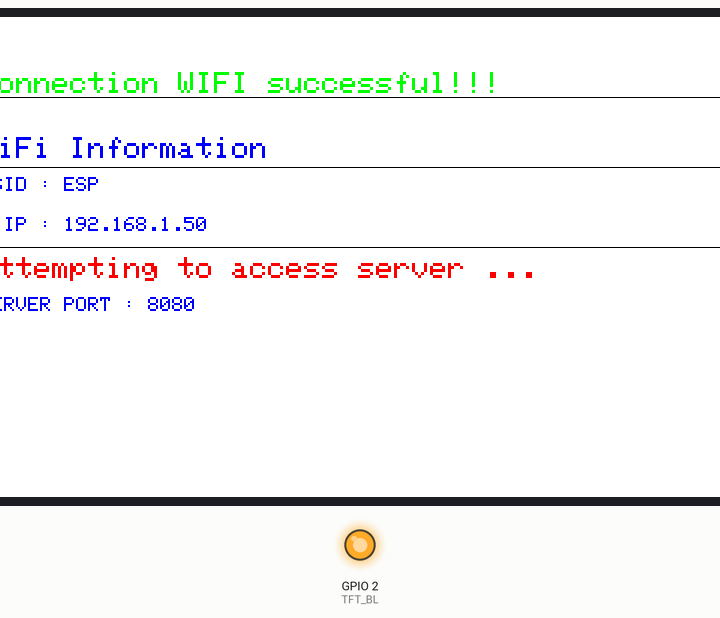
The sketch below on a simulated ESP32-S3. On the bench: 800×480 colour display, output pins drawn as LEDs (lit = HIGH). WiFi joins after 1.5 s; servers stay silent unless stated; what the sketch prints to the serial monitor is not drawn.

Above: at 2.4 s.
At 4.1 s:
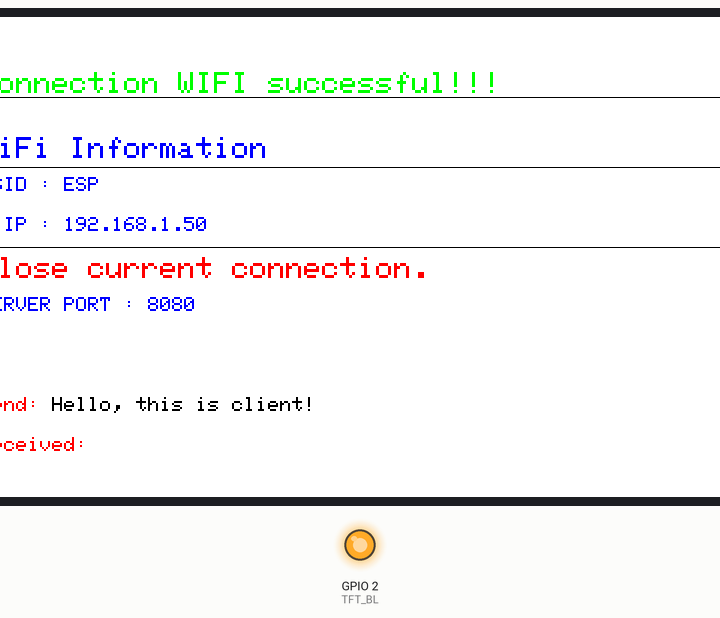
At 9.4 s:
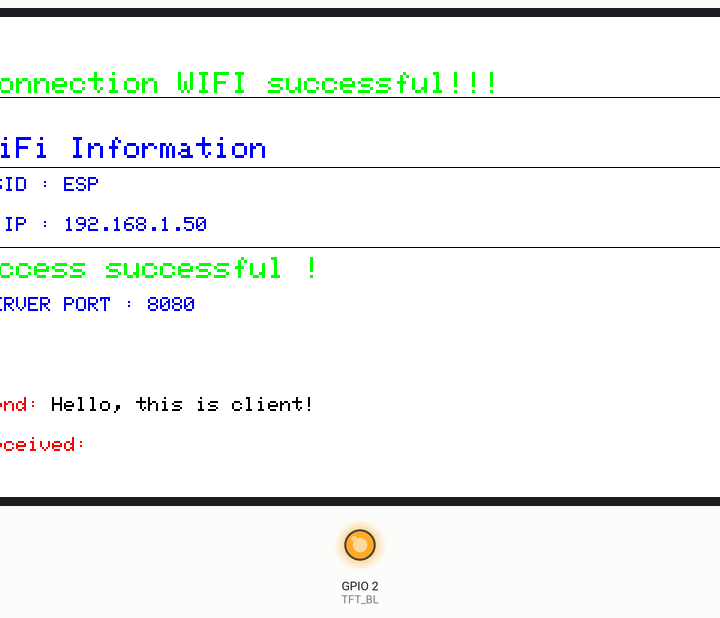

Measured:
- what the display in image 1 shows lasts 5.3 s, from 4.1 s to 9.4 s
- what the display in image 2 shows lasts 1.4 s, from 9.4 s to 10.8 s

The sketch:

WiFi_STA_TCP_Client.ino
```cpp
/*******************************************************************************
 * ESP32 WiFi STA + TCP Client + RGB LCD Display
 * 功能：ESP32 STA模式连接WiFi，作为TCP客户端连接指定服务器，
 *       屏幕显示WiFi/TCP连接状态、网络信息及收发的数据
 * 硬件：ESP32-S3 + 800x480 RGB LCD
 ******************************************************************************/
#include <Arduino_GFX_Library.h>
#include <WiFi.h>
#include <WiFiClient.h> // TCP客户端库

// ====================== WiFi STA配置 ======================
#define WIFI_SSID         "ESP"        // 参考代码的WiFi名称
#define WIFI_PASSWORD     "12345678"   // 参考代码的WiFi密码
#define WIFI_CONNECT_RETRY 5           // WiFi连接失败重试次数
#define WIFI_CONNECT_DELAY 3000        // WiFi重试间隔（毫秒）

// ====================== TCP Client配置 ======================
#define TCP_SERVER_IP     "192.168.1.126"// 参考代码的TCP服务器IP
#define TCP_SERVER_PORT   8080         // 参考代码的TCP服务器端口
#define TCP_CONNECT_RETRY 3            // TCP连接失败重试次数
#define TCP_CONNECT_DELAY 2000         // TCP重试间隔（毫秒）
#define TCP_RECV_BUFFER_SIZE 1024      // 接收缓冲区大小

// ====================== 硬件配置 ======================
#define TFT_BL 2
#define LCD_WIDTH  800
#define LCD_HEIGHT 480

// 时序参数
#define HSYNC_POLARITY 0
#define HSYNC_FRONT_PORCH 12
#define HSYNC_PULSE_WIDTH 4
#define HSYNC_BACK_PORCH 16
#define VSYNC_POLARITY 0
#define VSYNC_FRONT_PORCH 10
#define VSYNC_PULSE_WIDTH 4
#define VSYNC_BACK_PORCH 10
#define PCLK_FREQ 13300000
#define PCLK_ACTIVE_NEG 1

// ESP32-S3 RGB LCD引脚定义
#define PIN_DE    40
#define PIN_VSYNC 41
#define PIN_HSYNC 39
#define PIN_PCLK  42
#define PIN_R0 45
#define PIN_R1 48
#define PIN_R2 47
#define PIN_R3 21
#define PIN_R4 14
#define PIN_G0 5
#define PIN_G1 6
#define PIN_G2 7
#define PIN_G3 15
#define PIN_G4 16
#define PIN_G5 4
#define PIN_B0 8
#define PIN_B1 3
#define PIN_B2 46
#define PIN_B3 9
#define PIN_B4 1

// ====================== 显示配置 ======================
#define TEXT_SIZE_MAIN 3
#define TEXT_SIZE_SUB 2
#define TEXT_START_X 20
#define TEXT_START_Y 20
#define LINE_SPACING 40
#define WIFI_INFO_Y 120     // WiFi信息区起始Y
#define TCP_INFO_Y 280      // TCP信息区起始Y
#define DATA_INFO_Y 380     // 数据收发区起始Y

// ====================== GFX初始化 ======================
Arduino_ESP32RGBPanel *rgb_panel = new Arduino_ESP32RGBPanel(
    PIN_DE, PIN_VSYNC, PIN_HSYNC, PIN_PCLK,
    PIN_R0, PIN_R1, PIN_R2, PIN_R3, PIN_R4,
    PIN_G0, PIN_G1, PIN_G2, PIN_G3, PIN_G4, PIN_G5,
    PIN_B0, PIN_B1, PIN_B2, PIN_B3, PIN_B4,
    HSYNC_POLARITY, HSYNC_FRONT_PORCH, HSYNC_PULSE_WIDTH, HSYNC_BACK_PORCH,
    VSYNC_POLARITY, VSYNC_FRONT_PORCH, VSYNC_PULSE_WIDTH, VSYNC_BACK_PORCH,
    PCLK_ACTIVE_NEG, PCLK_FREQ
);

Arduino_RGB_Display *gfx = new Arduino_RGB_Display(
    LCD_WIDTH, LCD_HEIGHT, rgb_panel, 0, true
);

// ====================== 全局变量 ======================
bool isWiFiConnected = false;    // WiFi连接状态
WiFiClient client;               // TCP客户端对象
char t_buf[100] = {0};           // 缓存数组

// 网络信息
String wifiSSID = WIFI_SSID;
String localIP;
String localMAC;

// TCP相关
IPAddress serverIP(TCP_SERVER_IP); // 参考代码的服务器IP对象
uint16_t serverPort = TCP_SERVER_PORT;
String recvData = "";           // 接收的数据
String sendData = "Hello, this is client!"; // 参考代码的初始发送数据

// ====================== 函数声明 ======================
void initWiFiSTA();                // 初始化WiFi STA
void displayWiFiStatus(const String &status, uint16_t color); // 显示WiFi状态
void displayWiFiInfo();            // 显示WiFi信息
void displayTCPStatus(const String &status, uint16_t color);  // 显示TCP状态
void displayDataInfo();            // 显示收发数据

// ====================== 初始化函数 ======================
void setup()
{
    Serial.begin(115200);
    Serial.println("ESP32 WiFi STA + TCP Client Example (Adapted)");

    // 初始化显示屏
    if (!gfx->begin())
    {
        Serial.println("gfx->begin() failed!");
        while (1) delay(1000);
    }
    gfx->fillScreen(RGB565_WHITE); // 背景为白色
    pinMode(TFT_BL, OUTPUT);
    digitalWrite(TFT_BL, HIGH);

    // 关闭WiFi休眠
    WiFi.mode(WIFI_STA);
    WiFi.setSleep(false);

    // 1. 显示WiFi连接中状态
    displayWiFiStatus("Start connecting to WiFi ...", RGB565_RED);
    Serial.printf("Connecting to WiFi: %s...\n", WIFI_SSID);

    // 2. 连接WiFi
    WiFi.begin(WIFI_SSID, WIFI_PASSWORD);
    while (WiFi.status() != WL_CONNECTED)
    {
        delay(500);
        Serial.print(".");
    }

    // WiFi连接成功
    isWiFiConnected = true;
    localIP = WiFi.localIP().toString();
    localMAC = WiFi.macAddress();

    // 更新WiFi连接成功状态
    displayWiFiStatus("Connection WIFI successful!!!", RGB565_GREEN);
    displayWiFiInfo(); // 显示WiFi详细信息

    // 3. 显示TCP连接尝试状态
    displayTCPStatus("Attempting to access server ...", RGB565_RED);
}

// ====================== 循环函数 ======================
void loop()
{
    if (isWiFiConnected)
    {
        // 尝试连接TCP服务器
        if (client.connect(serverIP, serverPort))
        {
            // TCP连接成功
            displayTCPStatus("Access successful !", RGB565_GREEN);
            Serial.println("TCP Server Access successful !");

            // 发送初始数据
            client.print(sendData);
            Serial.printf("TCP Send: %s\n", sendData.c_str());
            sendData = "Hello, this is client!"; // 重置发送数据
            displayDataInfo(); // 更新发送数据显示

            // 保持连接并处理数据
            while (client.connected() || client.available())
            {
                if (client.available() > 0)  // 有可读取数据
                {
                    // 读取所有可用数据
                    String line = "";
                    while (client.available() > 0) {
                        line += (char)client.read();
                    }
                    recvData = line;
                    Serial.printf("TCP Recv: %s\n", recvData.c_str());

                    // 更新接收数据显示
                    displayDataInfo();

                    // 回显数据给服务器
                    client.write(recvData.c_str());
                    Serial.printf("TCP Echo: %s\n", recvData.c_str());
                }
                delay(10); // 短延时避免占用过多资源
            }

            // 连接断开
            displayTCPStatus("Close current connection.", RGB565_RED);
            Serial.println("TCP Connection closed.");
            client.stop(); // 关闭客户端
        }
        else
        {
            // TCP连接失败
            displayTCPStatus("Access failed, Close client !", RGB565_RED);
            Serial.println("TCP Server Access failed !");
            client.stop(); // 关闭客户端
        }
    }

    // 5秒后重试连接
    delay(5000);
}

// ====================== 初始化WiFi STA======================
void initWiFiSTA()
{
    WiFi.mode(WIFI_STA);
    WiFi.disconnect();
    delay(100);

    displayWiFiStatus("Connecting to WiFi: " + wifiSSID, RGB565_RED);
    Serial.printf("Connecting to WiFi: %s...\n", WIFI_SSID);

    int retryCount = 0;
    while (retryCount < WIFI_CONNECT_RETRY)
    {
        WiFi.begin(WIFI_SSID, WIFI_PASSWORD);

        unsigned long start = millis();
        while (millis() - start < 5000)
        {
            if (WiFi.status() == WL_CONNECTED)
            {
                isWiFiConnected = true;
                localIP = WiFi.localIP().toString();
                localMAC = WiFi.macAddress();

                displayWiFiStatus("WiFi Connected!", RGB565_GREEN);
                displayWiFiInfo();
                Serial.println("WiFi connected successfully!");
                return;
            }
            delay(100);
        }

        retryCount++;
        String statusMsg = "WiFi Retry: " + String(retryCount) + "/" + String(WIFI_CONNECT_RETRY);
        displayWiFiStatus(statusMsg, RGB565_ORANGE);
        Serial.println(statusMsg);
        delay(WIFI_CONNECT_DELAY);
    }

    displayWiFiStatus("WiFi Connect Failed!", RGB565_RED);
    Serial.println("WiFi connect failed!");
}

// ====================== 显示WiFi状态======================
void displayWiFiStatus(const String &status, uint16_t color)
{
    // 清空WiFi状态区
    gfx->fillRect(TEXT_START_X, TEXT_START_Y, LCD_WIDTH - 40, 80, RGB565_WHITE);
    gfx->setTextSize(TEXT_SIZE_MAIN);
    gfx->setTextColor(color);
    gfx->setCursor(TEXT_START_X, TEXT_START_Y + 35);
    gfx->println(status);
    gfx->drawLine(TEXT_START_X, TEXT_START_Y + 60, LCD_WIDTH - 20, TEXT_START_Y + 60, RGB565_BLACK);
}

// ====================== 显示TCP状态======================
void displayTCPStatus(const String &status, uint16_t color)
{
    // 清空TCP状态区
    gfx->fillRect(TEXT_START_X, TCP_INFO_Y - 60, LCD_WIDTH - 40, 50, RGB565_WHITE);
    gfx->setTextSize(TEXT_SIZE_MAIN);
    gfx->setTextColor(color);
    gfx->setCursor(TEXT_START_X, TCP_INFO_Y - 60 + 20);
    gfx->println(status);
    gfx->drawLine(TEXT_START_X, TCP_INFO_Y - 50, LCD_WIDTH - 20, TCP_INFO_Y - 50, RGB565_BLACK);
}

// ====================== 显示WiFi信息======================
void displayWiFiInfo()
{
    // 清空WiFi信息区
    gfx->fillRect(TEXT_START_X, WIFI_INFO_Y, LCD_WIDTH - 40, 150, RGB565_WHITE);

    // 标题
    gfx->setTextSize(TEXT_SIZE_MAIN);
    gfx->setTextColor(RGB565_BLUE);
    gfx->setCursor(TEXT_START_X, WIFI_INFO_Y);
    gfx->println("WiFi Information");
    gfx->drawLine(TEXT_START_X, WIFI_INFO_Y + 30, LCD_WIDTH - 20, WIFI_INFO_Y + 30, RGB565_BLACK);

    // 参考代码风格的WiFi信息项
    gfx->setTextSize(TEXT_SIZE_SUB);

    // SSID
    gfx->setTextColor(RGB565_BLUE);
    gfx->setCursor(TEXT_START_X, WIFI_INFO_Y + LINE_SPACING);
    sprintf(t_buf, "SSID : %s", wifiSSID.c_str());
    gfx->println(t_buf);

    // Local IP
    gfx->setTextColor(RGB565_BLUE);
    gfx->setCursor(TEXT_START_X, WIFI_INFO_Y + LINE_SPACING * 2);
    sprintf(t_buf, "  IP : %s", localIP.c_str());
    gfx->println(t_buf);

    // MAC Address
    gfx->setTextColor(RGB565_BLUE);
    gfx->setCursor(TEXT_START_X, WIFI_INFO_Y + LINE_SPACING * 3);
    sprintf(t_buf, " MAC : %s", localMAC.c_str());
    gfx->println(t_buf);

    // Server Port
    gfx->setTextColor(RGB565_BLUE);
    gfx->setCursor(TEXT_START_X, WIFI_INFO_Y + LINE_SPACING * 4);
    sprintf(t_buf, "SERVER PORT : %d", serverPort);
    gfx->println(t_buf);
}

// ====================== 显示收发数据 ======================
void displayDataInfo()
{
    // 清空数据区
    gfx->fillRect(TEXT_START_X, DATA_INFO_Y, LCD_WIDTH - 40, 80, RGB565_WHITE);

    gfx->setTextSize(TEXT_SIZE_SUB);
    // 发送的数据
    gfx->setTextColor(RGB565_RED);
    gfx->setCursor(TEXT_START_X, DATA_INFO_Y);
    gfx->print("Send: ");
    gfx->setTextColor(RGB565_BLACK);
    gfx->println(sendData);

    // 接收的数据
    gfx->setTextColor(RGB565_RED);
    gfx->setCursor(TEXT_START_X, DATA_INFO_Y + 40);
    gfx->print("Received: ");
    gfx->setTextColor(RGB565_BLACK);
    gfx->println(recvData);
}
```
